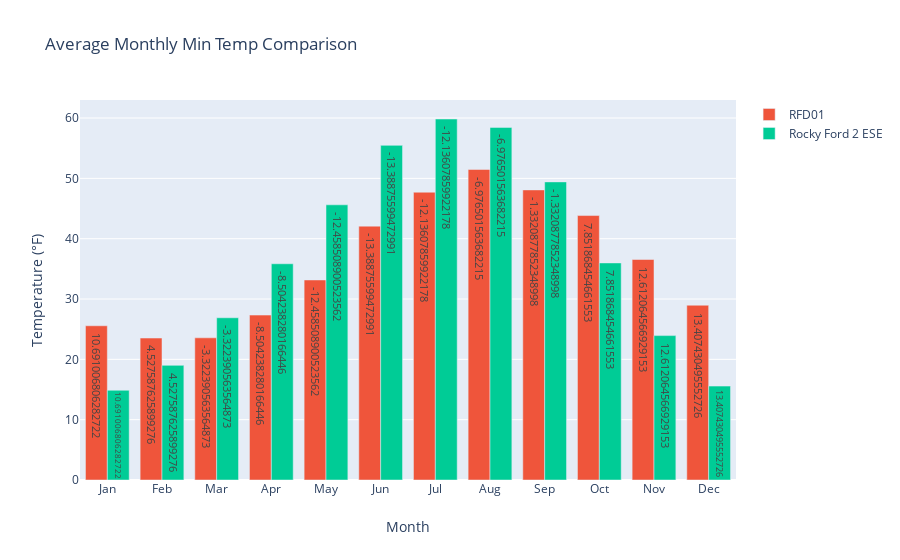

This figure's notebook cell:
### Code cell
rfd01_monthly_tmin_fig = go.Figure(data=[go.Bar()],
                                  layout=go.Layout(title=go.layout.Title(text='Average Monthly Min Temp Comparison'),
                                                  xaxis=go.layout.XAxis(title=go.layout.xaxis.Title(text='Month')),
                                                  yaxis=go.layout.YAxis(title=go.layout.yaxis.Title(text='Temperature (°F)'))))
rfd01_monthly_tmin_fig.add_trace(
    go.Bar(x=rfd01_monthly.month,y=rfd01_monthly.tmin,
           text=rfd01_monthly.min_temp_diff,name='RFD01'))
rfd01_monthly_tmin_fig.add_trace(
    go.Bar(x=rfd01_monthly.month,y=rfd01_monthly.mint,
           text=rfd01_monthly.min_temp_diff,name='Rocky Ford 2 ESE'))

### Figure 1 — Plotly figure (JSON) as saved in the notebook; plotly's stock layout.template omitted (floating-point values rounded to 4 significant figures)
{"data": [{"type": "bar"}, {"name": "RFD01", "text": [10.69, 4.528, -3.322, -8.504, -12.46, -13.39, -12.14, -6.977, -1.332, 7.852, 12.61, 13.41], "type": "bar", "x": ["Jan", "Feb", "Mar", "Apr", "May", "Jun", "Jul", "Aug", "Sep", "Oct", "Nov", "Dec"], "y": [25.56, 23.53, 23.57, 27.34, 33.16, 42.08, 47.7, 51.47, 48.08, 43.83, 36.55, 28.97]}, {"name": "Rocky Ford 2 ESE", "text": [10.69, 4.528, -3.322, -8.504, -12.46, -13.39, -12.14, -6.977, -1.332, 7.852, 12.61, 13.41], "type": "bar", "x": ["Jan", "Feb", "Mar", "Apr", "May", "Jun", "Jul", "Aug", "Sep", "Oct", "Nov", "Dec"], "y": [14.87, 19.0, 26.89, 35.84, 45.62, 55.47, 59.84, 58.45, 49.42, 35.98, 23.94, 15.57]}], "layout": {"title": {"text": "Average Monthly Min Temp Comparison"}, "xaxis": {"title": {"text": "Month"}}, "yaxis": {"title": {"text": "Temperature (°F)"}}}}
